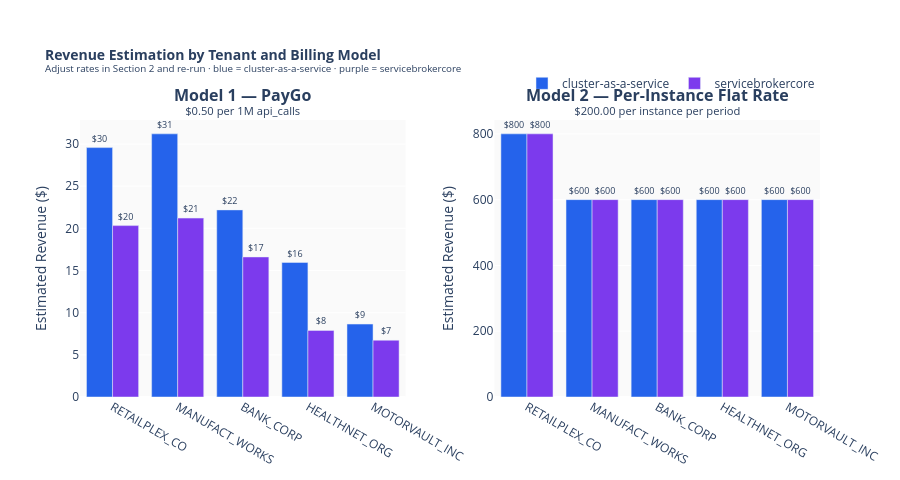

The notebook cell saved with this chart:
### Markdown cell above
### 4.4 Revenue Estimation

*What would each tenant owe under different billing models?*

### Computation

**PayGo** — sums `api_calls` per tenant per service over 30 days, then multiplies by `PAYGO_RATE` ($ per call).
**Per-Instance** — counts distinct `instanceId` values per tenant per service from `groupByInstance` files,
then multiplies by `INSTANCE_RATE` ($ per instance per period).
Rates are read from the live widget values in Section 2 — adjust and re-run this cell to see the impact immediately.

### Code cell
fig_44 = None

# ── PayGo: api_calls (sum) × PAYGO_RATE ──────────────────────────────────────
paygo_df = (
    grp_all[grp_all["metricId"] == "api_calls"]
    .groupby(["tenant", "service"])["value"]
    .sum()
    .reset_index()
    .rename(columns={"value": "total_api_calls"})
)
paygo_df["paygo_revenue"] = paygo_df["total_api_calls"] * PAYGO_RATE

# ── Per-Instance: distinct instances × INSTANCE_RATE ─────────────────────────
inst_count_df = (
    grp_all_inst[grp_all_inst["metricId"] == "instances"]
    .groupby(["tenant", "service"])["instance"]
    .nunique()
    .reset_index()
    .rename(columns={"instance": "instance_count"})
)
inst_count_df["instance_revenue"] = inst_count_df["instance_count"] * INSTANCE_RATE

# ── Merge models ──────────────────────────────────────────────────────────────
rev_df = pd.merge(paygo_df[["tenant", "service", "paygo_revenue"]],
                  inst_count_df[["tenant", "service", "instance_revenue"]],
                  on=["tenant", "service"], how="outer").fillna(0)

tenant_order_rev = (
    rev_df.groupby("tenant")[["paygo_revenue", "instance_revenue"]].sum()
    .sum(axis=1)
    .sort_values(ascending=False)
    .index.tolist()
)

fig_44 = make_subplots(
    rows=1, cols=2,
    subplot_titles=[
        f"<b>Model 1 — PayGo</b><br>"
        f"<sup>${w_paygo_rate.value:.2f} per 1M api_calls</sup>",
        f"<b>Model 2 — Per-Instance Flat Rate</b><br>"
        f"<sup>${w_instance_rate.value:.2f} per instance per period</sup>",
    ],
    horizontal_spacing=0.12,
)

for svc in [service_id_a, service_id_b]:
    svc_rev = rev_df[rev_df["service"] == svc].set_index("tenant")
    col_colour = _svc_colours.get(svc, "#888")
    short_labels = [_short(t) for t in tenant_order_rev]

    paygo_vals = [svc_rev.loc[t, "paygo_revenue"]    if t in svc_rev.index else 0 for t in tenant_order_rev]
    inst_vals  = [svc_rev.loc[t, "instance_revenue"] if t in svc_rev.index else 0 for t in tenant_order_rev]

    fig_44.add_trace(go.Bar(
        x=short_labels, y=paygo_vals,
        name=svc, marker_color=col_colour,
        legendgroup=svc, showlegend=True,
        text=[f"${v:,.0f}" for v in paygo_vals],
        textposition="outside", textfont_size=9,
        hovertemplate=f"<b>%{{x}}</b><br>{svc}<br>PayGo: $%{{y:,.2f}}<extra></extra>",
    ), row=1, col=1)

    fig_44.add_trace(go.Bar(
        x=short_labels, y=inst_vals,
        name=svc, marker_color=col_colour,
        legendgroup=svc, showlegend=False,
        text=[f"${v:,.0f}" for v in inst_vals],
        textposition="outside", textfont_size=9,
        hovertemplate=f"<b>%{{x}}</b><br>{svc}<br>Per-Instance: $%{{y:,.2f}}<extra></extra>",
    ), row=1, col=2)

fig_44.update_layout(
    barmode="group",
    title=dict(
        text="<b>Revenue Estimation by Tenant and Billing Model</b><br>"
             "<sup>Adjust rates in Section 2 and re-run · blue = cluster-as-a-service · purple = servicebrokercore</sup>",
        font_size=14,
    ),
    height=480,
    legend=dict(orientation="h", yanchor="bottom", y=1.08, xanchor="right", x=1),
    plot_bgcolor="#fafafa",
    margin=dict(t=120, b=60),
)
fig_44.update_yaxes(title_text="Estimated Revenue ($)", col=1)
fig_44.update_yaxes(title_text="Estimated Revenue ($)", col=2)
fig_44.show();

### Figure 1 — Plotly figure (JSON) as saved in the notebook; plotly's stock layout.template omitted (floating-point values rounded to 4 significant figures)
{"data": [{"hovertemplate": "<b>%{x}</b><br>cluster-as-a-service<br>PayGo: $%{y:,.2f}<extra></extra>", "legendgroup": "cluster-as-a-service", "marker": {"color": "#2563EB"}, "name": "cluster-as-a-service", "showlegend": true, "text": ["$30", "$31", "$22", "$16", "$9"], "textfont": {"size": 9}, "textposition": "outside", "type": "bar", "x": ["RETAILPLEX_CO", "MANUFACT_WORKS", "BANK_CORP", "HEALTHNET_ORG", "MOTORVAULT_INC"], "xaxis": "x", "y": [29.57, 31.2, 22.18, 15.95, 8.645], "yaxis": "y"}, {"hovertemplate": "<b>%{x}</b><br>cluster-as-a-service<br>Per-Instance: $%{y:,.2f}<extra></extra>", "legendgroup": "cluster-as-a-service", "marker": {"color": "#2563EB"}, "name": "cluster-as-a-service", "showlegend": false, "text": ["$800", "$600", "$600", "$600", "$600"], "textfont": {"size": 9}, "textposition": "outside", "type": "bar", "x": ["RETAILPLEX_CO", "MANUFACT_WORKS", "BANK_CORP", "HEALTHNET_ORG", "MOTORVAULT_INC"], "xaxis": "x2", "y": [800, 600, 600, 600, 600], "yaxis": "y2"}, {"hovertemplate": "<b>%{x}</b><br>servicebrokercore<br>PayGo: $%{y:,.2f}<extra></extra>", "legendgroup": "servicebrokercore", "marker": {"color": "#7C3AED"}, "name": "servicebrokercore", "showlegend": true, "text": ["$20", "$21", "$17", "$8", "$7"], "textfont": {"size": 9}, "textposition": "outside", "type": "bar", "x": ["RETAILPLEX_CO", "MANUFACT_WORKS", "BANK_CORP", "HEALTHNET_ORG", "MOTORVAULT_INC"], "xaxis": "x", "y": [20.32, 21.21, 16.6, 7.888, 6.729], "yaxis": "y"}, {"hovertemplate": "<b>%{x}</b><br>servicebrokercore<br>Per-Instance: $%{y:,.2f}<extra></extra>", "legendgroup": "servicebrokercore", "marker": {"color": "#7C3AED"}, "name": "servicebrokercore", "showlegend": false, "text": ["$800", "$600", "$600", "$600", "$600"], "textfont": {"size": 9}, "textposition": "outside", "type": "bar", "x": ["RETAILPLEX_CO", "MANUFACT_WORKS", "BANK_CORP", "HEALTHNET_ORG", "MOTORVAULT_INC"], "xaxis": "x2", "y": [800, 600, 600, 600, 600], "yaxis": "y2"}], "layout": {"annotations": [{"font": {"size": 16}, "showarrow": false, "text": "<b>Model 1 — PayGo</b><br><sup>$0.50 per 1M api_calls</sup>", "x": 0.22, "xanchor": "center", "xref": "paper", "y": 1, "yanchor": "bottom", "yref": "paper"}, {"font": {"size": 16}, "showarrow": false, "text": "<b>Model 2 — Per-Instance Flat Rate</b><br><sup>$200.00 per instance per period</sup>", "x": 0.78, "xanchor": "center", "xref": "paper", "y": 1, "yanchor": "bottom", "yref": "paper"}], "barmode": "group", "height": 480, "legend": {"orientation": "h", "x": 1, "xanchor": "right", "y": 1.08, "yanchor": "bottom"}, "margin": {"b": 60, "t": 120}, "plot_bgcolor": "#fafafa", "title": {"font": {"size": 14}, "text": "<b>Revenue Estimation by Tenant and Billing Model</b><br><sup>Adjust rates in Section 2 and re-run · blue = cluster-as-a-service · purple = servicebrokercore</sup>"}, "xaxis": {"anchor": "y", "domain": [0, 0.44]}, "xaxis2": {"anchor": "y2", "domain": [0.56, 1]}, "yaxis": {"anchor": "x", "domain": [0, 1], "title": {"text": "Estimated Revenue ($)"}}, "yaxis2": {"anchor": "x2", "domain": [0, 1], "title": {"text": "Estimated Revenue ($)"}}}}
